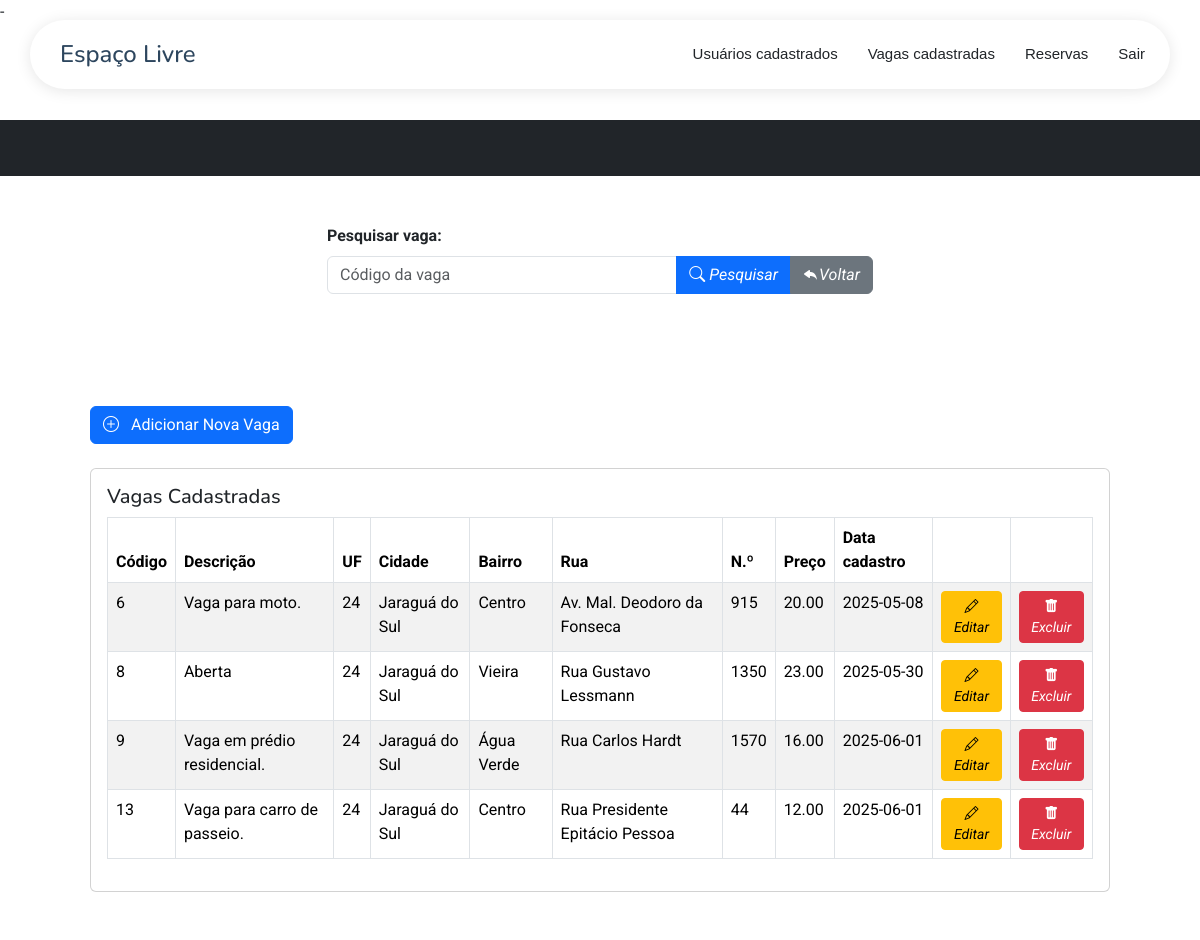
/listaVagas.php, run on an earlier commit of the app's database.
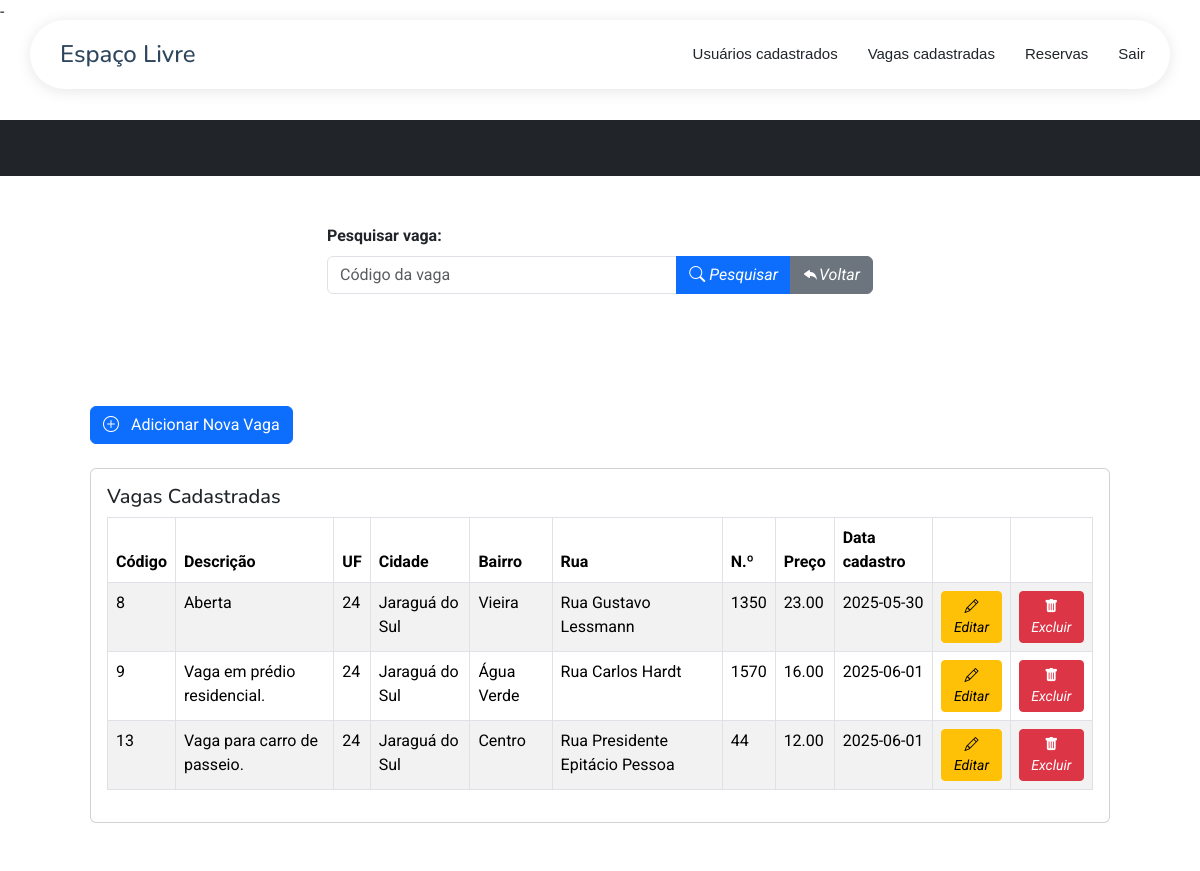
And on a later commit of the database.
### tables this page shows
CREATE TABLE `vagas` (
  `id` int(20) NOT NULL,
  `descricao` text NOT NULL,
  `cep` varchar(20) NOT NULL,
  `cidade` varchar(255) NOT NULL,
  `bairro` varchar(255) NOT NULL,
  `endereco` varchar(255) NOT NULL,
  `numero` varchar(20) DEFAULT NULL,
  `complemento` varchar(255) DEFAULT NULL,
  `foto_vaga` varchar(255) NOT NULL,
  `preco` decimal(10,2) NOT NULL,
  `id_uf` int(20) NOT NULL,
  `id_usuario` int(20) NOT NULL,
  `dataCadastro` date DEFAULT curdate()
);

### listaVagas.php (the view, shortened to what this page needs)
<!DOCTYPE html>
<?php
include_once("conexao.php");
$sql_pesquisa = "SELECT * FROM `vagas`";
?>
<html lang="pt-br">
    <?php
        require_once 'components/head.php';
    ?>
<head>
</head>
<body>
    <?php require_once 'components/headerTres.php'; ?><br><br><br><br><br>
    <header class="bg-dark py-1">
    </header>
    <div class="content">
        <div class="container mt-5">
            <div class="row justify-content-center">
                <div class="col-lg-6">
                    <div class="mb-3">
                        <form action="" method="POST">
                            <label for="id_vaga" class="form-label"><b>Pesquisar vaga:</b></label>
                            <div class="input-group">
                                <input type="number" class="form-control" name="id_vaga" id="id_vaga" placeholder="Código da vaga" />
                                <button type="submit" name="btnPesquisarVagas" class="btn btn-primary">
                                    <i class="bi bi-search"> Pesquisar</i>
                                </button>
                                <button type="submit" name="btnRetornar" class="btn btn-secondary">
                                    <i class="bi bi-reply-fill">Voltar</i>
                                </button>
                            </div>
                        </form>
                    </div>
                </div>
            </div>
            <section class="py-5">
                <div class="container px-4 px-lg-5 mt-5">
                    <div class="mb-4">
                        <a href="cadastrarVaga.php" class="btn btn-primary">
                            <i class="bi bi-plus-circle me-2"></i> Adicionar Nova Vaga
                        </a>
                    </div>
                    <div class="card">
                        <div class="card-body">
                            <h5 class="card-title">Vagas Cadastradas</h5>
                            <div class="table-responsive">
                                <table class="table table-striped table-bordered w-100 table-expanded">
                                    <thead>
                                        <tr>
                                            <th scope="col">Código</th>
                                            <th scope="col">Descrição</th>
                                            <th scope="col">UF</th>
                                            <th scope="col">Cidade</th>
                                            <th scope="col">Bairro</th>
                                            <th scope="col">Rua</th>
                                            <th scope="col">N.º</th>
                                            <th scope="col">Preço</th>
                                            <th scope="col">Data cadastro</th>
                                            <th scope="col"></th>
                                            <th scope="col"></th>
                                        </tr>
                                    </thead>
                                    <tbody>
                                        <?php listarVagas($conexao, $sql_pesquisa); ?>
                                    </tbody>
                                </table>
                            </div>
                        </div>
                    </div>
                </div>
            </section>
        </div>
    </div>
</body>
</html>
<?php
    function listarVagas($conexao, $sql_pesquisa)
    {
        $result = mysqli_query($conexao, $sql_pesquisa);
        while ($linha = mysqli_fetch_assoc($result)) {
            echo "<tr>";
            echo "<td>" . $linha['id'] . "</td>";
            echo "<td>" . $linha['descricao'] . "</td>";
            echo "<td>" . $linha['id_uf'] . "</td>";
            echo "<td>" . $linha['cidade'] . "</td>";
            echo "<td>" . $linha['bairro'] . "</td>";
            echo "<td>" . $linha['endereco'] . "</td>";
            echo "<td>" . $linha['numero'] . "</td>";
            echo "<td>" . $linha['preco'] . "</td>";
            echo "<td>" . $linha['dataCadastro'] . "</td>";
            echo "<td>
                    <a class='btn btn-sm btn-warning' href='editVaga.php?id=" . $linha['id'] . "' id='editar' title='Editar'>
                        <i class='bi bi-pencil'>Editar</i>
                    </a>
                  </td>";
            echo "<td>
                    <a class='btn btn-sm btn-danger' href='deleteVaga.php?id=" . $linha['id'] . "' id='deletar' title='Delete' onclick=\"return confirm('Tem certeza que deseja excluir esta vaga?')\">
                        <i class='bi bi-trash-fill'>Excluir</i>
                    </a>
                  </td>";
            echo "</tr>";
        }
    }
?>

What changed in the data, as far as the page shows it:
removed vagas: id "6", descricao "Vaga para moto.", id_uf "24", cidade "Jaraguá do Sul", bairro "Centro", endereco "Av. Mal. Deodoro da Fonseca", numero "915", preco "20.00", dataCadastro "2025-05-08"
